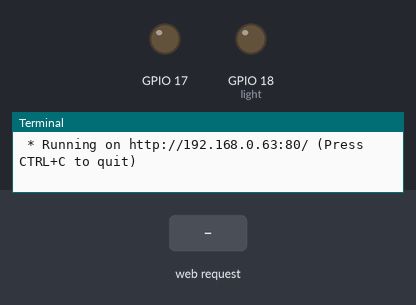
A program run on a simulated Raspberry Pi (BCM pin numbers). Shown: output pins drawn as LEDs (lit = HIGH), the last lines printed to the terminal. The test bench sets the inputs (shaded band). The clock reads 2024-03-15 10:24:30 at power-on unless the program sets it.

Above: at 1.2 s.
1.3 s: HTTP request for /white/on received
At 2.0 s:
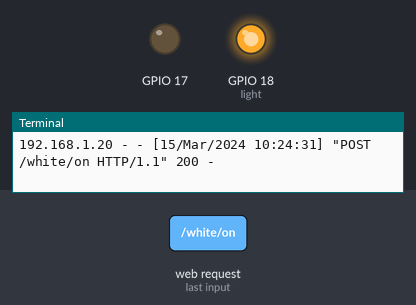
2.8 s: HTTP request for /red/on received
At 3.1 s:
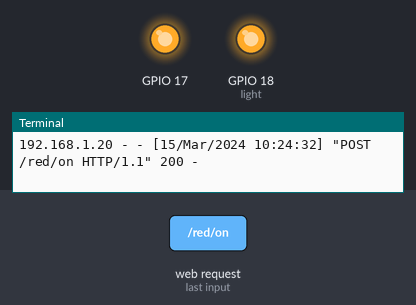
4.3 s: HTTP request for /white/off received
At 5.5 s:
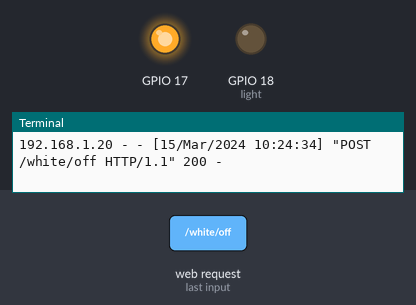
Timing chart, 0 to 7.3 s (numbered marks = the images above; inputs shaded):
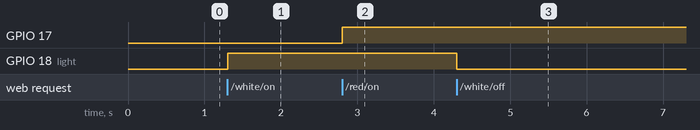

The program:

app.py
```python
from flask import Flask, render_template
import RPi.GPIO as GPIO
GPIO.setwarnings(False)


# GPIO.cleanup()
# print(GPIO.RPI_INFO)

GPIO.setmode(GPIO.BCM)
GPIO.setup(18, GPIO.OUT)
GPIO.setup(17, GPIO.OUT)

app = Flask(__name__)
app.debug = True

red_light_pin = 17
white_light_pin = 18

app_name = 'LED Lights'

def on_off(pin_number):
    if bool(GPIO.input(pin_number)):
        return "on"
    else:
        return "off"

@app.route('/')
def home():
    red_light_status = on_off(red_light_pin)
    white_light_status = on_off(white_light_pin)
    page_title = 'LED Lights'
    return render_template('index.html',
                            red_light_status = red_light_status,
                            white_light_status = white_light_status,
                            app_name = app_name,
                            page_title = page_title)

@app.route('/<light>/<status>', methods=['POST'])
def light_status(light, status):
    if light == "white":
        light = 18
    elif light == "red":
        light = 17
    if status == "on":
        status = GPIO.HIGH
    elif status == "off":
        status = GPIO.LOW
    GPIO.output(light, status)
    # if light == 'white':
    #     if status == 'on':
    #         GPIO.output(18, GPIO.HIGH)
    #         return 'white light on'
    #     elif status == 'off':
    #         GPIO.output(18, GPIO.LOW)
    #         return 'white light off'
    # elif light == 'red':
    #     if status == 'on':
    #         GPIO.output(17, GPIO.HIGH)
    #         return 'red light on'
    #     elif status == 'off':
    #         GPIO.output(17, GPIO.LOW)
    #         return 'red light off'
    # else:
    #     return 'Invalid light'
    return 'ok'

if __name__ == '__main__':
    app.run(host='192.168.0.63', port=80, debug=True, threaded=False)
```

Measured:
- after the input at 1.3 s, GPIO 18 (light): LOW → HIGH at once
- after the input at 2.8 s, GPIO 17: LOW → HIGH at once
- after the input at 4.3 s, GPIO 18 (light): HIGH → LOW at once
